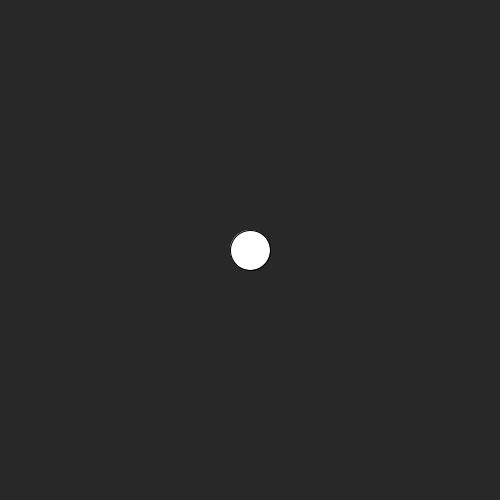
Frame 1 (no input)
Frame 60 (the mouse pressed at the canvas centre just before this capture): identical to frame 1, image omitted
Frame 120 (the mouse held since frame 60 and released just before this capture): identical to frame 1, image omitted

The Processing sketch that drew this single still picture (run headless with seeded random() and noise(); from frame 60 on, the mouse is pressed at the canvas centre):

// Processing sketch: Vector_example_01
// ── Vector_example_01.pde

float x,y;

float vx,vy;

void setup() {

    size(500,500);
    x = width/2;
    y = height/2;

}

void draw() {

    background(40);

    //  adding two vectors
    x += vx;
    y += vy;

    vx *= 0.9;
    vy *= 0.9;

    fill(255);
    ellipse(x, y, 40, 40);

}

void mouseDragged() {
    vx = (mouseX-x) * 0.1;
    vy = (mouseY-y) * 0.1;
}
